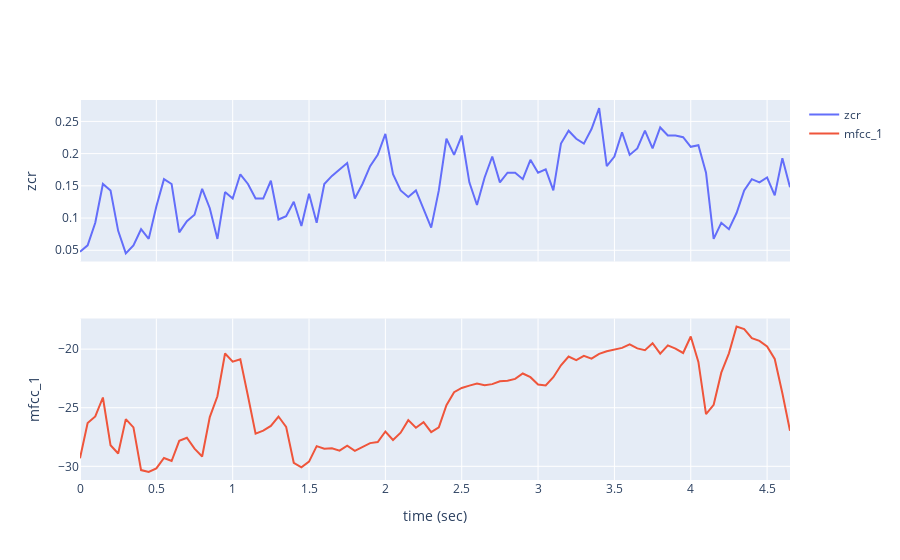
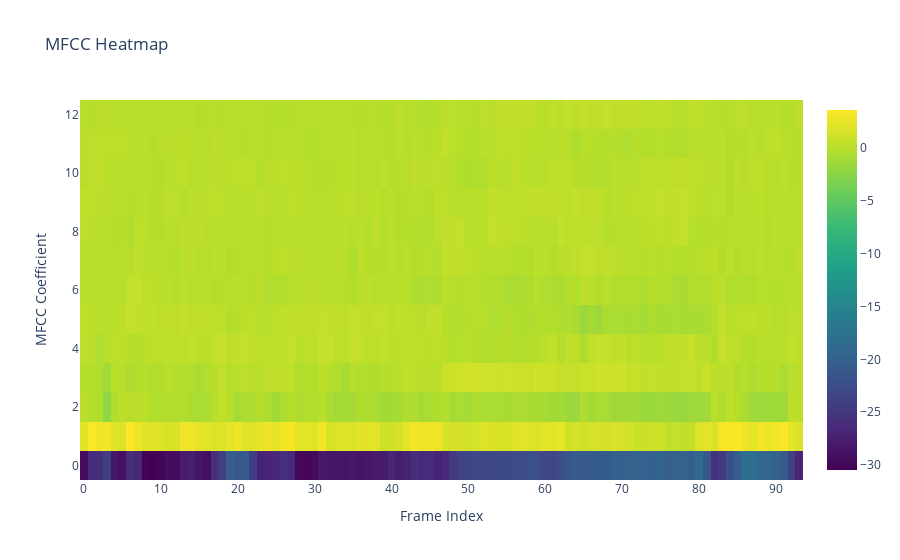

Notebook cell for these charts, in order:
### Code cell
from pyAudioAnalysis import ShortTermFeatures as aF
from pyAudioAnalysis import audioBasicIO as aIO 
import numpy as np 
import plotly.graph_objs as go 
import matplotlib.pyplot as plt
import plotly
import IPython
import os
from plotly.subplots import make_subplots
#频谱中心点短期特征提取
#read audio data from file 
fs, s = aIO .read_audio_file(os.path.join('E:/Files','Acoustic Data', '0.3Eru_0.85Gul_1.15Gra_2.45Rum_4.1Moo_4.7Bre.wav'))

#play the initial and the generated files in notebook:
#IPython.display.display(IPython.display.Audio(os.path.join('E:/Files','Acoustic Data', 'Test','part_audio_052.wav')))

# print duration in seconds:
print(len(s),float(fs))
duration = len(s) / float(fs)
print(f'duration = {duration} seconds')

# extract short-term features using a 50msec non-overlapping windows
win, step = 0.050, 0.050 #windows 0.05, step 0.05
[f, fn] = aF.feature_extraction(s, fs, int(fs * win), int(fs * step))#f(特征提取的结果);fn(包含特征的名称或标签的列表)
'''
print(f'{f.shape[1]} frames, {f.shape[0]} short-term features') #帧数和特征数
print('Feature names:')
for i, nam in enumerate(fn):
    print(f'{i}:{nam}')
'''
# create time axis in seconds
time = np.arange(0, duration - step, win) 
# get the feature whose name is 'energy'
fig = make_subplots(rows=2, cols=1, shared_xaxes=True)
energy_zcr, energy_mfcc = f[fn.index('zcr'), :], f[fn.index('mfcc_1'), :]
traces = [(energy_zcr, "zcr", 1),(energy_mfcc, "mfcc_1", 2)]
for energy, name, row in traces:
    fig.add_trace(go.Scatter(x=time, y=energy, name=name), row=row, col=1)
    fig.update_yaxes(title_text=name, row=row, col=1)

fig.update_xaxes(title_text="time (sec)", row=2, col=1)
plotly.offline.iplot(fig)

'''
mfcc_features = f[8:21]
mfcc_layout = go.Layout(title='MFCC Heatmap', yaxis=dict(title='MFCC Coefficient'), xaxis=dict(title='Frame Index'))
plotly.offline.iplot(go.Figure(data=[go.Heatmap(z=mfcc_features, colorscale='Viridis')], layout=mfcc_layout))
'''
'''
fig = make_subplots(rows=13, cols=1, shared_xaxes=True, vertical_spacing=0.05)
for i in range(13):
    energy_mfcc = f[fn.index(f'mfcc_{i+1}'), :]
    fig.add_trace(go.Scatter(x=time, y=energy_mfcc, name=f"mfcc_{i+1}"), row=i+1, col=1)
    fig.update_yaxes(title_text=f"mfcc_{i+1}", row=i+1, col=1)

fig.update_xaxes(title_text="time (sec)")
fig.update_layout(title="MFCC Features vs Time", height=2000)
plotly.offline.iplot(fig)
'''

### Figure 1 — Plotly figure (JSON) as saved in the notebook; plotly's stock layout.template omitted (floating-point values rounded to 4 significant figures)
{"data": [{"name": "zcr", "type": "scatter", "x": [0, 0.05, 0.1, 0.15, 0.2, 0.25, 0.3, 0.35, 0.4, 0.45, 0.5, 0.55, 0.6, 0.65, 0.7, 0.75, 0.8, 0.85, 0.9, 0.95, 1, 1.05, 1.1, 1.15, 1.2, 1.25, 1.3, 1.35, 1.4, 1.45, 1.5, 1.55, 1.6, 1.65, 1.7, 1.75, 1.8, 1.85, 1.9, 1.95, 2, 2.05, 2.1, 2.15, 2.2, 2.25, 2.3, 2.35, 2.4, 2.45, 2.5, 2.55, 2.6, 2.65, 2.7, 2.75, 2.8, 2.85, 2.9, 2.95, 3, 3.05, 3.1, 3.15, 3.2, 3.25, 3.3, 3.35, 3.4, 3.45, 3.5, 3.55, 3.6, 3.65, 3.7, 3.75, 3.8, 3.85, 3.9, 3.95, 4, 4.05, 4.1, 4.15, 4.2, 4.25, 4.3, 4.35, 4.4, 4.45, 4.5, 4.55, 4.6, 4.65], "xaxis": "x", "y": [0.04762, 0.05764, 0.09273, 0.1529, 0.1429, 0.0802, 0.04511, 0.05764, 0.08271, 0.06767, 0.1178, 0.1604, 0.1529, 0.07769, 0.09524, 0.1053, 0.1454, 0.1153, 0.06767, 0.1404, 0.1303, 0.1679, 0.1529, 0.1303, 0.1303, 0.1579, 0.09774, 0.1028, 0.1253, 0.08772, 0.1378, 0.09273, 0.1529, 0.1654, 0.1754, 0.1855, 0.1303, 0.1529, 0.1805, 0.198, 0.2306, 0.1679, 0.1429, 0.1328, 0.1429, 0.1128, 0.08521, 0.1429, 0.2231, 0.198, 0.2281, 0.1554, 0.1203, 0.1629, 0.1955, 0.1554, 0.1704, 0.1704, 0.1604, 0.1905, 0.1704, 0.1754, 0.1429, 0.2155, 0.2356, 0.2231, 0.2155, 0.2381, 0.2707, 0.1805, 0.1955, 0.2331, 0.198, 0.208, 0.2356, 0.208, 0.2406, 0.2281, 0.2281, 0.2256, 0.2105, 0.213, 0.1704, 0.06767, 0.09273, 0.08271, 0.1078, 0.1429, 0.1604, 0.1554, 0.1629, 0.1353, 0.193, 0.1479], "yaxis": "y"}, {"name": "mfcc_1", "type": "scatter", "x": [0, 0.05, 0.1, 0.15, 0.2, 0.25, 0.3, 0.35, 0.4, 0.45, 0.5, 0.55, 0.6, 0.65, 0.7, 0.75, 0.8, 0.85, 0.9, 0.95, 1, 1.05, 1.1, 1.15, 1.2, 1.25, 1.3, 1.35, 1.4, 1.45, 1.5, 1.55, 1.6, 1.65, 1.7, 1.75, 1.8, 1.85, 1.9, 1.95, 2, 2.05, 2.1, 2.15, 2.2, 2.25, 2.3, 2.35, 2.4, 2.45, 2.5, 2.55, 2.6, 2.65, 2.7, 2.75, 2.8, 2.85, 2.9, 2.95, 3, 3.05, 3.1, 3.15, 3.2, 3.25, 3.3, 3.35, 3.4, 3.45, 3.5, 3.55, 3.6, 3.65, 3.7, 3.75, 3.8, 3.85, 3.9, 3.95, 4, 4.05, 4.1, 4.15, 4.2, 4.25, 4.3, 4.35, 4.4, 4.45, 4.5, 4.55, 4.6, 4.65], "xaxis": "x2", "y": [-29.32, -26.31, -25.74, -24.13, -28.21, -28.9, -25.97, -26.68, -30.32, -30.48, -30.18, -29.29, -29.55, -27.83, -27.56, -28.49, -29.16, -25.8, -24.02, -20.38, -21.07, -20.86, -24.0, -27.21, -26.95, -26.55, -25.75, -26.63, -29.7, -30.08, -29.6, -28.28, -28.5, -28.45, -28.67, -28.24, -28.68, -28.34, -28.02, -27.93, -27.03, -27.75, -27.13, -26.06, -26.71, -26.23, -27.08, -26.67, -24.79, -23.67, -23.31, -23.11, -22.94, -23.08, -22.99, -22.75, -22.7, -22.54, -22.08, -22.39, -23.02, -23.1, -22.4, -21.37, -20.63, -20.93, -20.58, -20.81, -20.41, -20.18, -20.06, -19.9, -19.59, -19.94, -20.09, -19.5, -20.39, -19.68, -19.96, -20.33, -18.92, -21.09, -25.54, -24.75, -22.01, -20.36, -18.08, -18.28, -19.06, -19.29, -19.78, -20.84, -23.77, -26.96], "yaxis": "y2"}], "layout": {"xaxis": {"anchor": "y", "domain": [0, 1], "matches": "x2", "showticklabels": false}, "xaxis2": {"anchor": "y2", "domain": [0, 1], "title": {"text": "time (sec)"}}, "yaxis": {"anchor": "x", "domain": [0.575, 1], "title": {"text": "zcr"}}, "yaxis2": {"anchor": "x2", "domain": [0, 0.425], "title": {"text": "mfcc_1"}}}}

### Figure 2 — Plotly figure (JSON) as saved in the notebook; plotly's stock layout.template omitted (floating-point values rounded to 4 significant figures; data arrays with more than 128 entries replaced by an {"elided": "..."} marker saying what was removed)
{"data": [{"colorscale": [[0, "#440154"], [0.1111, "#482878"], [0.2222, "#3e4989"], [0.3333, "#31688e"], [0.4444, "#26828e"], [0.5556, "#1f9e89"], [0.6667, "#35b779"], [0.7778, "#6ece58"], [0.8889, "#b5de2b"], [1, "#fde725"]], "type": "heatmap", "z": {"elided": "13x94 float values"}}], "layout": {"title": {"text": "MFCC Heatmap"}, "xaxis": {"title": {"text": "Frame Index"}}, "yaxis": {"title": {"text": "MFCC Coefficient"}}}}
